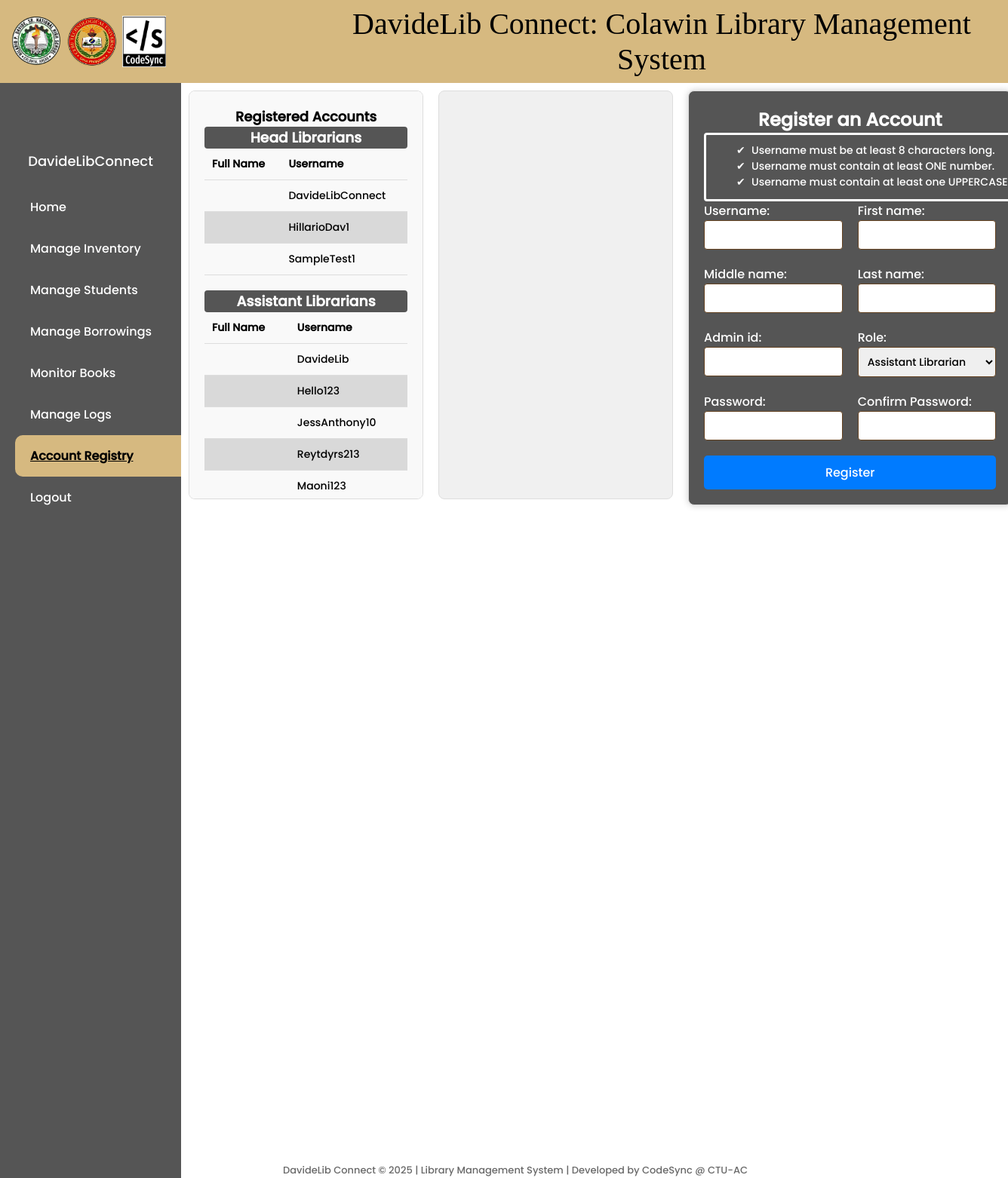
Page /register/ (signed in) on the committed database.
### library/models.py (models this page shows, shortened)
class CustomUser(AbstractBaseUser, PermissionsMixin):
    HEAD_LIBRARIAN = 'Head Librarian'
    ASSISTANT_LIBRARIAN = 'Assistant Librarian'
    ROLE_CHOICES = (
        ('Head Librarian', 'Head Librarian'),
        ('Assistant Librarian', 'Assistant Librarian'),
    )
    username = models.CharField(max_length=150, unique=True)
    first_name = models.CharField(max_length=30)
    middle_name = models.CharField(max_length=30, blank=True)
    last_name = models.CharField(max_length=30)
    admin_id = models.CharField(max_length=255, unique=True)
    is_staff = models.BooleanField(default=False)
    is_active = models.BooleanField(default=True)
    is_superuser = models.BooleanField(default=False)
    role = models.CharField(max_length=20, choices=ROLE_CHOICES, default='Assistant Librarian')
    objects = CustomUserManager()
    USERNAME_FIELD = 'username'
    REQUIRED_FIELDS = ['first_name', 'last_name', 'admin_id']

### library/views.py (the view)
# urls.py: path('register/', views.register, name='register'),
@login_required
@user_passes_test(is_head_librarian)
def register(request):
    if request.method == 'POST':
        form = CustomUserCreationForm(request.POST)
        if form.is_valid():
            form.save()
            messages.success(request, 'Assistant Librarian registered successfully.')
        else:
            messages.error(request, 'Registration failed. Please check the form.')
    else:
        form = CustomUserCreationForm()
    all_users = CustomUser.objects.all()
    head_librarians = all_users.filter(is_staff=True)
    assistant_librarians = all_users.filter(is_staff=False)
    context = {
        'form': form,
        'head_librarians': head_librarians,
        'assistant_librarians': assistant_librarians,
        'user': request.user  # Ensure user object is available in template
    }
    return render(request, 'library/RegisterLog.html', context)

### library/forms.py (shortened to what this page needs)
class CustomUserCreationForm(UserCreationForm):
    password1 = forms.CharField(widget=forms.PasswordInput, label="Password")
    password2 = forms.CharField(widget=forms.PasswordInput, label="Confirm Password")
    class Meta:
        model = CustomUser
        fields = ['username', 'first_name', 'middle_name', 'last_name', 'admin_id', 'password1', 'password2', 'role']
        widgets = {
            'role': forms.Select(choices=CustomUser.ROLE_CHOICES),
        }

### library/context_processors.py (called while the page is built)
def navbar_context(request):
    username = None
    if request.user.is_authenticated:
        username = request.user.username
    return {'username': username}

### library/views.py (called while the page is built)
def is_head_librarian(user):
    return user.role == 'Head Librarian'

### library/templates/library/RegisterLog.html (shortened to what this page needs)
{% extends 'main.html' %}
{% load static %}
{% block content %}
<!DOCTYPE html>
<html>
<head>
</head>
<body>
    <div class="main-content">
        <div class="container">
            <div class="accounts-container">
                <p style="align-items: center; font-size: 18px; font-weight: bold; text-align: center; margin: 0;">Registered Accounts</p>
                <h3>Head Librarians</h3>
                <table>
                    <thead>
                        <tr>
                            <th>Full Name</th>
                            <th>Username</th>
                        </tr>
                    </thead>
                    <tbody>
                        {% for head_librarian in head_librarians %}
                        <tr>
                            <td>{{ head_librarian.get_full_name }}</td>
                            <td>{{ head_librarian.username }}</td>
                        </tr>
                        {% empty %}
                        <tr>
                            <td colspan="2">No head librarians found.</td>
                        </tr>
                        {% endfor %}
                    </tbody>
                </table>
                <h3>Assistant Librarians</h3>
                <table>
                    <thead>
                        <tr>
                            <th>Full Name</th>
                            <th>Username</th>
                        </tr>
                    </thead>
                    <tbody>
                        {% for assistant_librarian in assistant_librarians %}
                        <tr>
                            <td>{{ assistant_librarian.get_full_name }}</td>
                            <td>{{ assistant_librarian.username }}</td>
                        </tr>
                        {% empty %}
                        <tr>
                            <td colspan="2">No assistant librarians found.</td>
                        </tr>
                        {% endfor %}
                    </tbody>
                </table>
            </div>
            <div class="blank-container">
            </div>
            <div class="form-container">
                <div class="form-panel">
                    <h2>Register an Account</h2>
                    <div class="errormessage">
                        {% if not form.errors %}
                        <ul style="margin: 0; font-size: 14px; list-style-type: none; padding-top: 10px;">
                            <li style="position: relative; padding-left: 20px;">
                                <span style="position: absolute; left: 0; top: 0;">✔</span> Username must be at least 8 characters long.
                            </li>
                            <li style="position: relative; padding-left: 20px;">
                                <span style="position: absolute; left: 0; top: 0;">✔</span> Username must contain at least ONE number.
                            </li>
                            <li style="position: relative; padding-left: 20px;">
                                <span style="position: absolute; left: 0; top: 0;">✔</span> Username must contain at least one UPPERCASE letter.
                            </li>
                        </ul>
                        {% endif %}
                    </div>
                    <form method="post">
                        <div class="form-group">
                            {{ form.username.label_tag }}
                            {{ form.username }}
                        </div>
                        <div class="form-group">
                            {{ form.first_name.label_tag }}
                            {{ form.first_name }}
                        </div>
                        <div class="form-group">
                            {{ form.middle_name.label_tag }}
                            {{ form.middle_name }}
                        </div>
                        <div class="form-group">
                            {{ form.last_name.label_tag }}
                            {{ form.last_name }}
                        </div>
                        <div class="form-group">
                            {{ form.admin_id.label_tag }}
                            {{ form.admin_id }}
                        </div>
                        <div class="form-group">
                            {{ form.role.label_tag }}
                            {{ form.role }}
                        </div>
                        <div class="form-group">
                            {{ form.password1.label_tag }}
                            {{ form.password1 }}
                        </div>
                        <div class="form-group">
                            {{ form.password2.label_tag }}
                            {{ form.password2 }}
                        </div>
                        <button type="submit" class="btn-register">Register</button>
                    </form>
                </div>
            </div>
        </div>
    </div>
</body>
</html>
{% endblock %}

### templates/navbar.html (shortened to what this page needs)
{% load static %}
{% block content %}
<!DOCTYPE html>
<html lang="en">
<head>
</head>
<body>
    <div class="header">
        <img src="{% static 'images/hpdslogo.png' %}" alt="logo" style="width: 68px; height: 68px; border-radius: 50%; padding-left: 6px; ">
        <img src="{% static 'images/ctu.png' %}" alt="logo" style="width: 68px; height: 68px; border-radius: 50%; padding-left: 6px;">
        <img src="{% static 'images/Codesynlogo.png' %}" alt="logo" style="width: 58px; height: 68px; padding-left: 6px;">
        <p class="title">DavideLib Connect: Colawin Library Management System</p>
    </div>
    <div class="sidebar" >
        <div class="profile" {% if user.role == 'Head Librarian' or user.role == 'Assistant Librarian' %} style="display: contents;" {% else %} style="display: none;" {% endif %}>
            <div class="profile-pic"></div>
            <div class="username">{{ username }}</div>
        </div>
        <ul class="menu" {% if user.role != 'Head Librarian' and user.role != 'Assistant Librarian' %} style="display: none;" {% endif %}>
            <li><a href="{% url 'home' %}" class="{% if request.resolver_match.url_name == 'home' %}active{% endif %}">Home</a></li>
            {% if user.role == 'Head Librarian' %}
                <li><a href="{% url 'book-list' %}" class="{% if request.resolver_match.url_name == 'book-list' %}active{% endif %}">Manage Inventory</a></li>
            {% endif %}
            <li><a href="{% url 'borrower-list' %}" class="{% if request.resolver_match.url_name == 'borrower-list' %}active{% endif %}">Manage Students</a></li>
            <li><a href="{% url 'borrow-slip-list' %}" class="{% if request.resolver_match.url_name == 'borrow-slip-list' %}active{% endif %}">Manage Borrowings</a></li>
            <li><a href="{% url 'monitor-borrowed-books' %}" class="{% if request.resolver_match.url_name == 'monitor-borrowed-books' %}active{% endif %}">Monitor Books</a></li>
            <li><a href="{% url 'attendance-list' %}" class="{% if request.resolver_match.url_name == 'attendance-list' %}active{% endif %}">Manage Logs</a></li>
            {% if user.role == 'Head Librarian' %}
                <li><a href="{% url 'register' %}" class="{% if request.resolver_match.url_name == 'register' %}active{% endif %}">Account Registry</a></li>
            {% endif %}
            <li><a href="#" onclick="confirmLogout()">Logout</a></li>
        </ul>
    </div>
    <span class="footer">DavideLib Connect © 2025 | Library Management System | Developed by CodeSync @ CTU-AC</span>
</body>
</html>
{% endblock %}

### static/styles/main.css (style rules this page uses)
body, html { margin: 0; padding: 0; font-family: 'Poppins', sans-serif; }
.header { background-color: #77A681; height: 70px; color: white; text-align: center; padding: 20px; width: 100%; position: fixed; top: 0; left: 0; }
.sidebar { background-color: #555; width: 200px; position: fixed; top: 70px; height: calc(100% - 70px); overflow: auto; padding: 20px; color: white; }

### templates/navbar.html (style rules this page uses)
body, html { margin: 0; padding: 0; font-family: 'Poppins', sans-serif; }
.header { background-color: #D6B980; height: 70px; color: white; text-align: center; padding: 20px; width: 100%; position: fixed; top: 0; left: 0; z-index: 1000; display: flex; padding-left: 8px; align-items: center; }
.title { font-family: 'Blue'; padding-left: 190px; font-size: 40px; color: black; }
.sidebar { background-color: #555; width: 200px; position: fixed; top: 110px; height: calc(100% - 110px); overflow: auto; padding: 20px; color: white; display: flex; flex-direction: column; align-items: center; overflow-y: auto; overflow-x: hidden; z-index: 100; }
.profile { margin-top: 10px; display: contents; }
.profile-pic { margin-left: 12px; width: 65px; height: 65px; background-image: url('/static/images/user.png'); background-size: cover; background-position: center; border-radius: 50%; margin-bottom: 5px; }
.username { font-size: 18px; }
.menu { list-style: none; padding: 0; width: 100%; margin-top: 20px; }
.menu li { width: 100%; }
.menu li a { display: block; width: 100%; padding: 15px 20px; text-decoration: none; color: #fff; text-align: left; }
.menu li a.active { background-color: #D6B980; color: black; border-radius: 10px; text-decoration: underline; font-weight: bold; }
.footer { position: fixed; bottom: 0; right: 345px; font-size: 13px; color: dimgray; z-index: 1000; }

### rows in the picture
CustomUser: username "DavideLibConnect"
CustomUser: username "HillarioDav1"
CustomUser: username "SampleTest1"
CustomUser: username "DavideLib"
CustomUser: username "Hello123"
CustomUser: username "JessAnthony10"
CustomUser: username "Reytdyrs213"
CustomUser: username "Maoni123"
